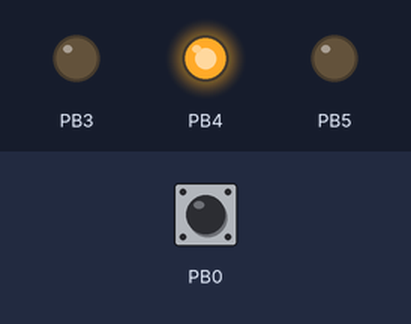
This sketch was run on a simulated ATtiny85, built with avr-gcc and run on an emulated ATtiny85. Shown: output pins drawn as LEDs (lit = HIGH). Dashed ring = blinking. The test bench sets the inputs (shaded band); at power-on: PB0 HIGH.

Above: at 1.2 s.
1.3 s: PB0 pulled LOW for 3.2 s
At 2.1 s:
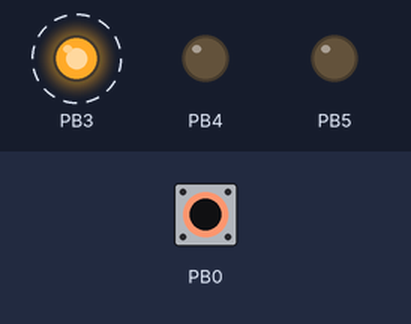
At 4.6 s:
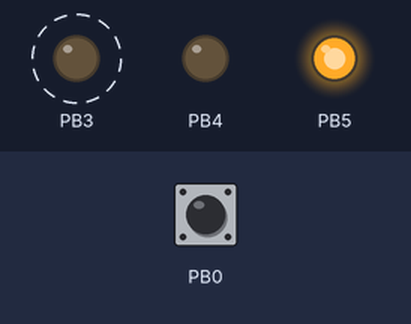
Timing chart, 0 to 6.1 s (numbered marks = the images above; inputs shaded):
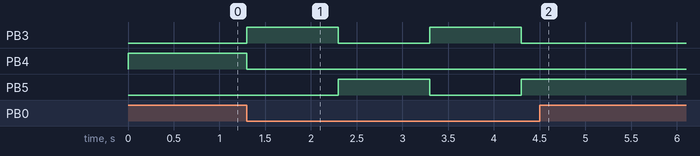

Measured:
- after the input at 1.3 s, PB3: alternates HIGH for 1.0 s and LOW for 1.0 s, 4 changes in all, then stays LOW, starting at once; PB4: HIGH → LOW at once; PB5: LOW → HIGH after 1.0 s, → LOW 1.0 s later, → HIGH 1.0 s later

The sketch:

quiz1.ino
```cpp
// from this circuit, Write code to implement a traffic light as this
// instruction
/* 1) first RED led is on */
/* 2) then if push the button, wait for 5 seconds then turn off RED led and
turn
 * on the YELLOW led for 5 seconds, */
/* 3) then turn off YELLOW led, turn on GREEN led for 5 seconds. Last turn
off
 * GREEN led and back to turn on RED led. */
// ATTiny85

#include <avr/io.h>
#include <util/delay.h>

#define RED PB4
#define YELLOW PB3
#define GREEN PB5

#define BUTTON PB0

#define DELAY 1000

void init() {
  DDRB |= (1 << RED) | (1 << YELLOW) | (1 << GREEN);
  DDRB &= ~(1 << BUTTON);
  PORTB |= (1 << BUTTON);
}
void turn_off_all() { PORTB &= ~((1 << RED) | (1 << YELLOW) | (1 << GREEN)); }

void turn_on_red() {
  turn_off_all();
  PORTB |= (1 << RED);
}

void turn_on_yellow() {
  turn_off_all();
  PORTB |= (1 << YELLOW);
}

void turn_on_green() {
  turn_off_all();
  PORTB |= (1 << GREEN);
}

void setup() {
  init();
  turn_on_red();
}

void loop() {
  if ((PINB & (1 << BUTTON)) == 0) {
    turn_on_yellow();
    _delay_ms(DELAY);
    turn_on_green();
    _delay_ms(DELAY);
  }
}
```
